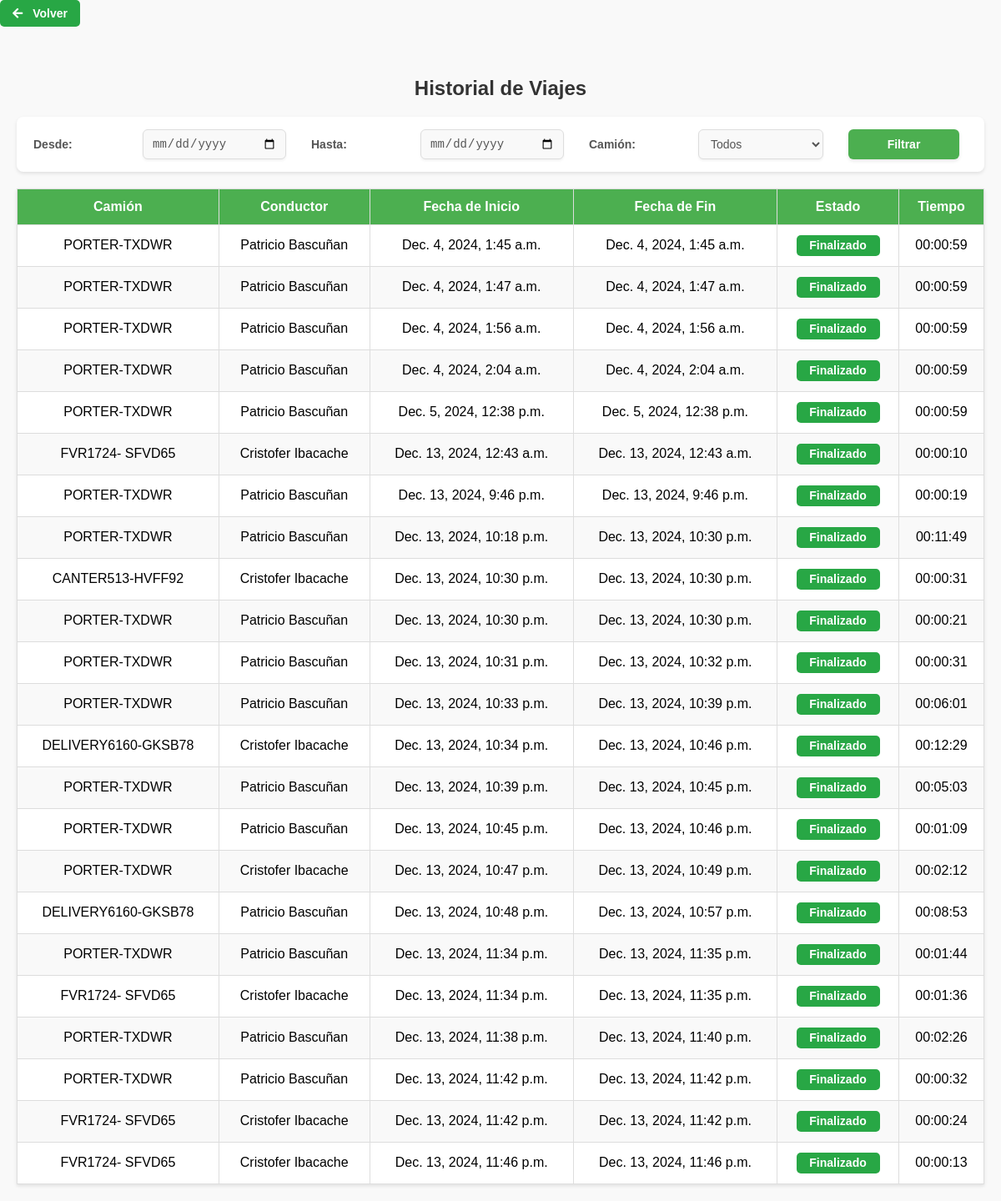
The page /camiones/historial-viajes-chofer/ (signed in) on the database as committed earlier.
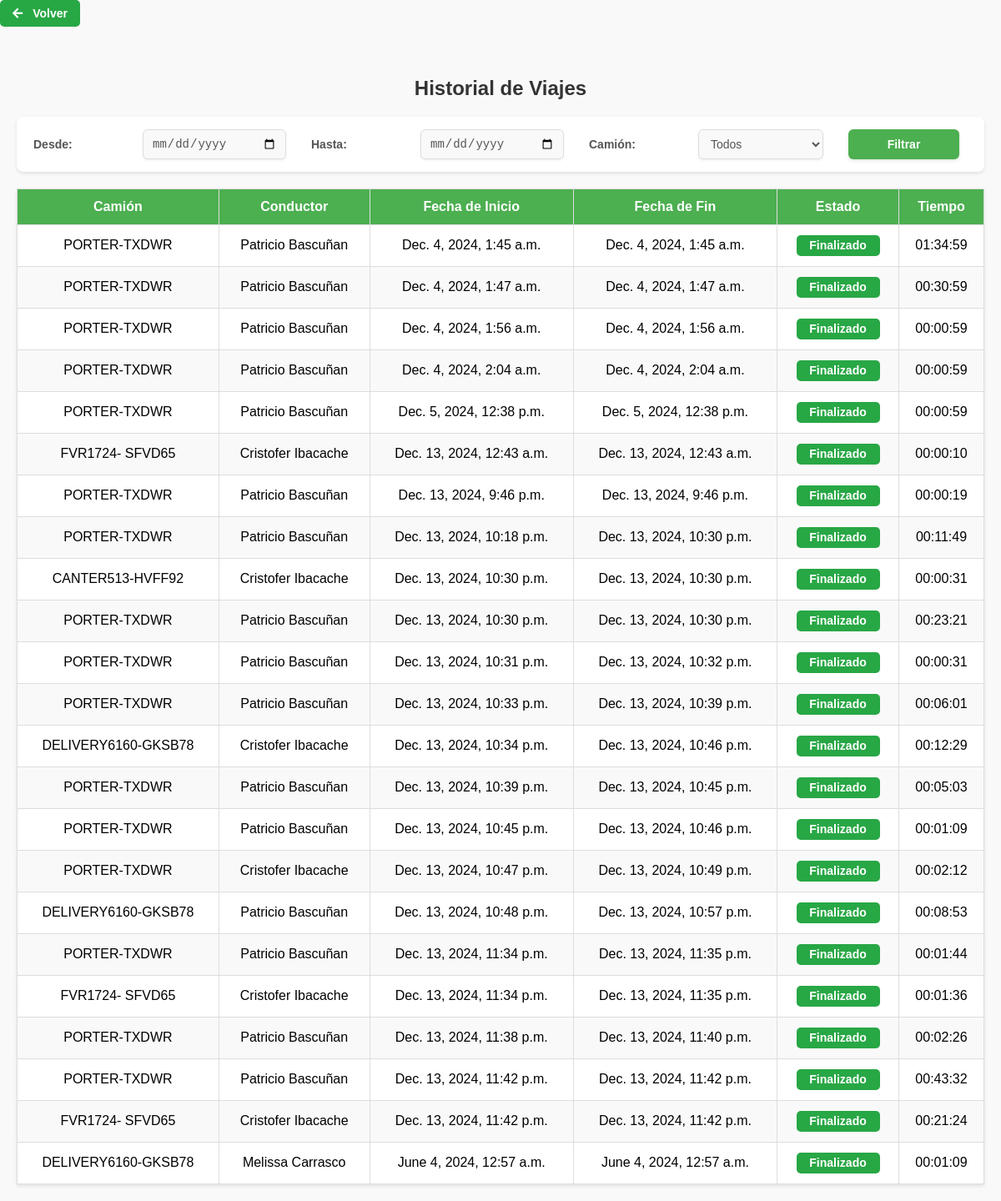
The same page on the database as committed later.
### camiones/models.py (models this page shows, shortened)
class HistorialViaje(models.Model):
    camion = models.ForeignKey(Camion, on_delete=models.CASCADE, related_name="viajes")
    chofer = models.ForeignKey(User, on_delete=models.CASCADE, related_name="viajes")
    fecha_inicio = models.DateTimeField()
    fecha_fin = models.DateTimeField(null=True, blank=True)
    ruta = models.TextField(null=True, blank=True)  # JSON con la ruta del viaje
    estado = models.CharField(max_length=50, default="En curso")
    latitud_inicial = models.FloatField(null=True, blank=True)
    longitud_inicial = models.FloatField(null=True, blank=True)
    latitud_final = models.FloatField(null=True, blank=True)
    longitud_final = models.FloatField(null=True, blank=True)
    duracion_total = models.DurationField(null=True, blank=True)
    @property
    def duracion_formateada(self):
        if self.duracion_total is None or self.duracion_total < timedelta(seconds=0):
            return "00:00:00"
        total_seconds = int(self.duracion_total.total_seconds())
        hours = total_seconds // 3600
        minutes = (total_seconds % 3600) // 60
        seconds = total_seconds % 60
        return f"{hours:02}:{minutes:02}:{seconds:02}"

class Camion(models.Model):
    nombre = models.CharField(max_length=100)
    patente = models.CharField(max_length=20, null=True, blank=True)
    marca = models.CharField(max_length=100, null=True, blank=True)
    modelo = models.CharField(max_length=100, null=True, blank=True)
    año = models.IntegerField(null=True, blank=True)
    color = models.CharField(max_length=50, null=True, blank=True)
    latitud = models.FloatField(null=True)
    longitud = models.FloatField(null=True)
    ultima_actualizacion = models.DateTimeField(auto_now=True)
    estado = models.CharField(
        max_length=20,
        choices=[('Disponible', 'Disponible'), ('Asignado', 'Asignado')],
        default='Disponible'
    )

### camiones/views.py (the view)
# urls.py: path('historial-viajes-chofer/', views.historial_viajes_chofer, name='historial_viajes_chofer'),
def historial_viajes_chofer(request):
    historial = HistorialViaje.objects.all()
    if not request.user.is_staff:  # Mostrar solo viajes del chofer
        historial = historial.filter(chofer=request.user)
    fecha_inicio = request.GET.get('fecha_inicio')
    fecha_fin = request.GET.get('fecha_fin')
    camion_id = request.GET.get('camion_id')
    if fecha_inicio:
        historial = historial.filter(fecha_inicio__gte=fecha_inicio)
    if fecha_fin:
        historial = historial.filter(fecha_fin__lte=fecha_fin)
    if camion_id:
        historial = historial.filter(camion_id=camion_id)
    return render(request, 'historial_viajes_chofer.html', {'historial': historial})

### camiones/templates/historial_viajes_chofer.html (shortened to what this page needs)
{% load static %}
<!DOCTYPE html>
<html lang="es">
<head>
    <link href="https://cdnjs.cloudflare.com/ajax/libs/font-awesome/5.15.4/css/all.min.css" rel="stylesheet">
    <link rel="stylesheet" href="{% static 'css/historial_menu.css' %}">
    <link rel="stylesheet" href="{% static 'css/historial.css' %}">
</head>
<body>
    <button class="btn-volver">
        <a href="{% url 'mostrar_mapa' %}">
            <i class="fas fa-arrow-left"></i> Volver
        </a>
    </button>
    <div class="container">
        <h2>Historial de Viajes</h2>
        <form method="GET" action="">
            <label for="fecha_inicio">Desde:</label>
            <input type="date" name="fecha_inicio" id="fecha_inicio">
            <label for="fecha_fin">Hasta:</label>
            <input type="date" name="fecha_fin" id="fecha_fin">
            <label for="camion_id">Camión:</label>
            <select name="camion_id" id="camion_id">
                <option value="">Todos</option>
            </select>
            <button type="submit">Filtrar</button>
        </form>
        {% if historial %}
        <table>
            <thead>
                <tr>
                    <th>Camión</th>
                    <th>Conductor</th>
                    <th>Fecha de Inicio</th>
                    <th>Fecha de Fin</th>
                    <th>Estado</th>
                    <th>Tiempo</th>
                </tr>
            </thead>
            <tbody>
                {% for viaje in historial %}
                <tr>
                    <td>{{ viaje.camion.nombre }}</td>
                    <td>{{ viaje.chofer.first_name }} {{ viaje.chofer.last_name }}</td>
                    <td>{{ viaje.fecha_inicio }}</td>
                    <td>{{ viaje.fecha_fin|default:"En curso" }}</td>
                    <td>
                        {% if viaje.estado == "Finalizado" %}
                        <span class="estado-finalizado">Finalizado</span>
                        {% else %}
                        <span class="estado-en-curso">En curso</span>
                        {% endif %}
                    </td>
                    <td>{{ viaje.duracion_formateada }}</td>
                </tr>
                {% endfor %}
            </tbody>
        </table>
        {% else %}
        <p class="no-results">No se encontraron viajes para los filtros seleccionados.</p>
        {% endif %}
    </div>
</body>
</html>

Rows that differ between the two databases and show on the page:
removed HistorialViaje: camion.nombre "FVR1724- SFVD65", chofer.first_name "Cristofer", chofer.last_name "Ibacache", fecha_inicio "Dec. 13, 2024, 11:46 p.m.", fecha_fin "Dec. 13, 2024, 11:46 p.m.", estado "Finalizado", duracion_formateada "00:00:13"
changed HistorialViaje "Dec. 4, 2024, 1:45 a.m.": duracion_formateada "00:00:59" → "01:34:59"
changed HistorialViaje "Dec. 4, 2024, 1:47 a.m.": duracion_formateada "00:00:59" → "00:30:59"
changed HistorialViaje (number 10 of 23 on the later page): duracion_formateada "00:00:21" → "00:23:21"
changed HistorialViaje (number 21 of 23 on the later page): duracion_formateada "00:00:32" → "00:43:32"
changed HistorialViaje (number 22 of 23 on the later page): duracion_formateada "00:00:24" → "00:21:24"
added HistorialViaje: camion.nombre "DELIVERY6160-GKSB78", chofer.first_name "Melissa", chofer.last_name "Carrasco", fecha_inicio "June 4, 2024, 12:57 a.m.", fecha_fin "June 4, 2024, 12:57 a.m.", estado "Finalizado", duracion_formateada "00:01:09"
